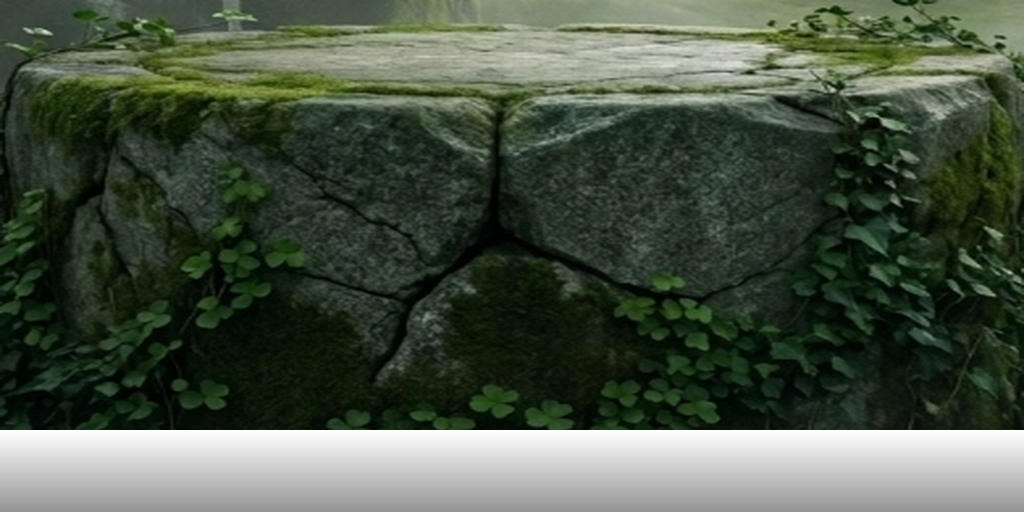
#> input picture dist/images/pedestal_side_master.png, 1024 x 512 px, given in place of altar_sample.png, which was not available
$ python generate_pedestal_textures.py
#> lines starting #> are read from the running program, lines starting #| are printed output that depends on the picture; pictures that were not available may be replaced by others from this repository, and a replacement may not be noted
import math
from PIL import Image, ImageDraw, ImageFilter
import numpy as np

# Load the authentic altar crop from the original photo
altar = Image.open('C:/Users/Hp/.gemini/antigravity/brain/71677e65-ddd0-4156-bd73-ec960d83fd95/altar_sample.png').convert('RGBA')
#> altar is the input picture: PIL image 1024x512 RGBA; mean R, G, B, A 42.5, 54, 38.4, 223.1
aw, ah = altar.size
#> aw = 1024; ah = 512

# We will generate a master 1024x1024 texture for the Three.js 3D pedestal:
# Top face is UV mapped to the top circle (or we can use separate materials for top and side!)
# In Three.js: MeshStandardMaterial can be applied with multi-materials:
# [sideMaterial, topMaterial, bottomMaterial]!
# That is standard Three.js for CylinderGeometry:
# materials[0] = side mantle
# materials[1] = top disc
# materials[2] = bottom disc

# 1. Top Disc Texture (1024x1024):
# Extract high-detail stone from the top and front stone blocks of the photo
# Front central stone block in altar: x from 160 to 320, y from 80 to 240
stone_core = altar.crop((160, 80, 320, 240)).convert('RGBA')
# Resize with Lanczos to 1024x1024 with subtle seamless mirroring
sc_w, sc_h = stone_core.size
#> sc_w = 160; sc_h = 160
top_mat = Image.new('RGBA', (1024, 1024))
#> top_mat: PIL image 1024x1024 RGBA; every value is 0
for ix in range(4):
    for iy in range(4):
        patch = stone_core.copy()
        if ix % 2 == 1:
            patch = patch.transpose(Image.FLIP_LEFT_RIGHT)
        if iy % 2 == 1:
            patch = patch.transpose(Image.FLIP_TOP_BOTTOM)
        patch = patch.resize((256, 256), Image.Resampling.LANCZOS)
        top_mat.paste(patch, (ix * 256, iy * 256))
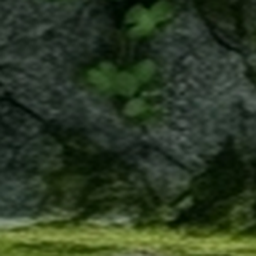
#> patch: PIL image 256x256 RGBA; mean R, G, B, A 43.3, 57.6, 35, 255
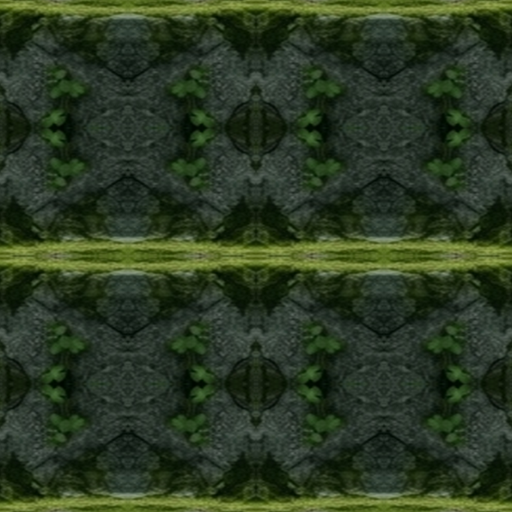
#> top_mat: PIL image 1024x1024 RGBA (shown at 1/2 size); mean R, G, B, A 43.3, 57.6, 35, 255

# Apply subtle blur to blend tile seams
top_mat = top_mat.filter(ImageFilter.GaussianBlur(radius=1.5))

# Draw ancient Celtic carved concentric rings and center marker
draw_top = ImageDraw.Draw(top_mat)
cx, cy = 512, 512

# Carved concentric rings with 3D chiseled depth (dark shadow on upper-left, light specular on lower-right)
rings = [110, 220, 340, 440]
for r in rings:
    # Outer dark shadow groove
    draw_top.arc((cx - r, cy - r, cx + r, cy + r), start=135, end=315, fill=(18, 24, 20, 220), width=6)
    # Inner light sunlit catch lip
    draw_top.arc((cx - r + 2, cy - r + 2, cx + r + 2, cy + r + 2), start=315, end=135, fill=(180, 195, 185, 140), width=3)

# Clear Center Focal Medallion (User mandate: "you can see very clearly where the center of it is")
# Distinct ancient Celtic spiral / center stone node
draw_top.ellipse((cx - 28, cy - 28, cx + 28, cy + 28), fill=(22, 28, 24, 230), outline=(175, 190, 180, 200), width=3)
draw_top.ellipse((cx - 10, cy - 10, cx + 10, cy + 10), fill=(190, 205, 195, 240), outline=(22, 28, 24, 255), width=2)

# Radiating natural stone fractures
for deg in [25, 70, 115, 160, 205, 250, 295, 340]:
    rad = math.radians(deg)
    # Slight organic jitter
    x1 = cx + math.cos(rad) * 45
    y1 = cy + math.sin(rad) * 45
    x2 = cx + math.cos(rad) * 480
    y2 = cy + math.sin(rad) * 480
    draw_top.line([(x1, y1), (x2, y2)], fill=(22, 28, 24, 180), width=3)

# Velvet emerald moss perimeter matching the Irish clover tones (#3d5a28)
moss_mask = Image.new('L', (1024, 1024), 0)
#> moss_mask: PIL image 1024x1024 L; every value is 0
d_moss = ImageDraw.Draw(moss_mask)
d_moss.ellipse((20, 20, 1004, 1004), outline=240, width=80)
moss_mask = moss_mask.filter(ImageFilter.GaussianBlur(radius=8))
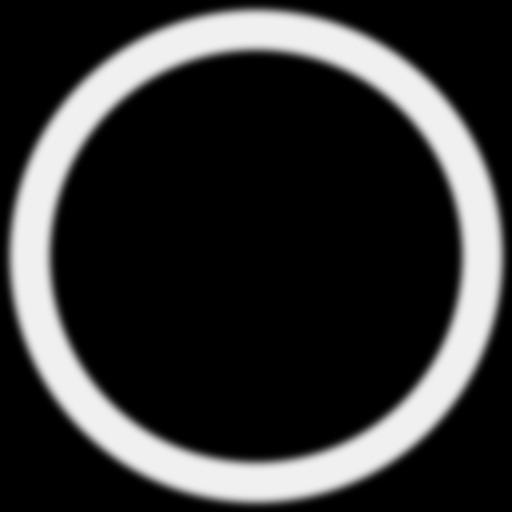
#> moss_mask: PIL image 1024x1024 L (shown at 1/2 size); min 0, max 240, mean 52

moss_overlay = Image.new('RGBA', (1024, 1024), (52, 78, 36, 220))
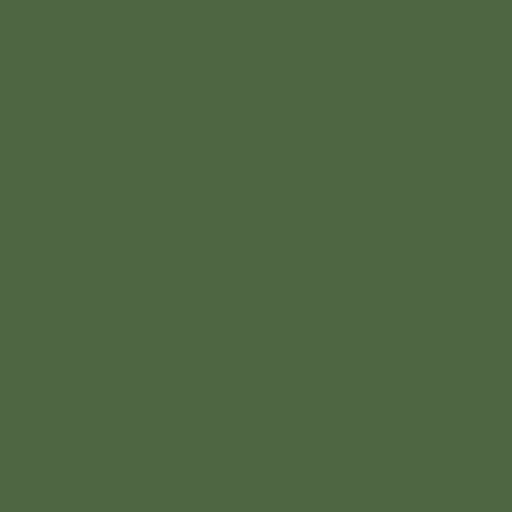
#> moss_overlay: PIL image 1024x1024 RGBA (shown at 1/2 size); mean R, G, B, A 52, 78, 36, 220; transparent parts drawn white
top_mat.paste(moss_overlay, (0, 0), moss_mask)

# Save top face texture
top_out = 'c:/Users/Hp/.gemini/antigravity/scratch/mobile-app-studio/public/images/pedestal_top_texture.png'
top_mat.save(top_out)
print('Pedestal top texture saved:', top_out)

# 2. Side Mantle Texture (1024x512):
# Extract the real stone drum blocks and climbing ivy from the photo
# Side blocks in altar: x: 20..450, y: 50..340
side_stone = altar.crop((20, 50, 450, 340)).convert('RGBA')
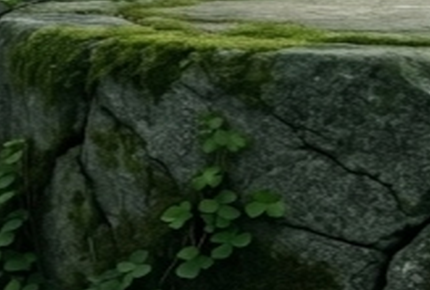
#> side_stone: PIL image 430x290 RGBA; mean R, G, B, A 43.8, 56.7, 37.9, 255
side_mat = side_stone.resize((1024, 512), Image.Resampling.LANCZOS)
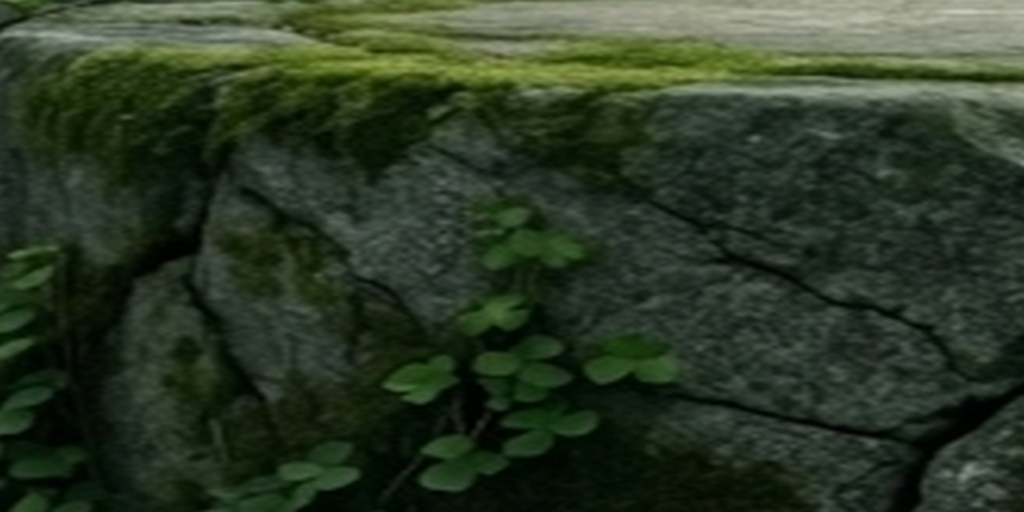
#> side_mat: PIL image 1024x512 RGBA; mean R, G, B, A 43.8, 56.7, 37.9, 255

# Subtle shadow gradient (matching sun direction: brighter on right x=700..1024, softer on left)
side_grad = Image.new('RGBA', (1024, 512))
#> side_grad: PIL image 1024x512 RGBA; every value is 0
sg_draw = ImageDraw.Draw(side_grad)
for x in range(1024):
    # Left side (x=0) slightly cooler/darker, right side (x=1024) warmer sunlight
    factor = 0.5 + 0.5 * math.sin((x / 1024.0) * math.pi)
    alpha = int(35 * (1.0 - factor))
    sg_draw.line([(x, 0), (x, 512)], fill=(12, 18, 14, alpha))

side_mat.paste(side_grad, (0, 0), side_grad)
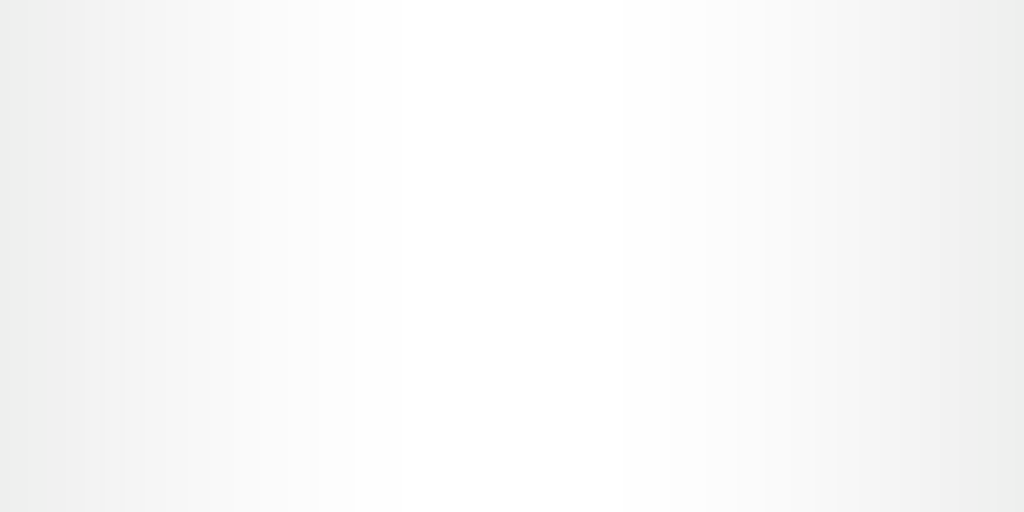
#> side_grad: PIL image 1024x512 RGBA; mean R, G, B, A 12, 18, 14, 5.91; transparent parts drawn white

side_out = 'c:/Users/Hp/.gemini/antigravity/scratch/mobile-app-studio/public/images/pedestal_side_texture.png'
side_mat.save(side_out)
print('Pedestal side texture saved:', side_out)
